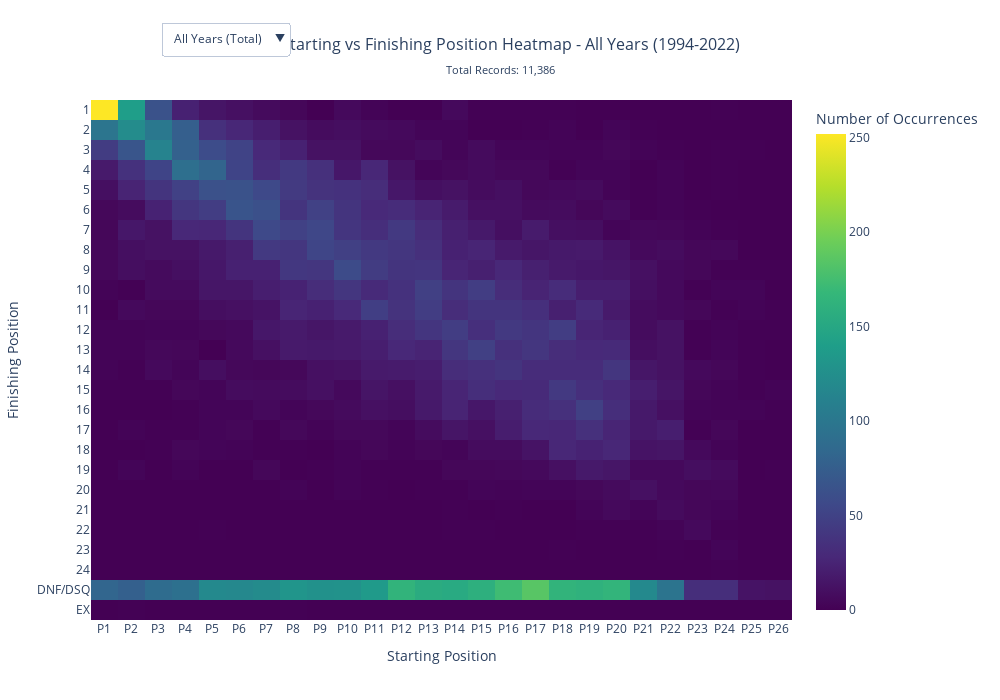

Notebook code cell kept with this figure:
### Markdown cell above
# Persp 1

### Code cell
# Cell 1: Install and Import Required Packages
import pandas as pd
import numpy as np
import plotly.graph_objects as go
from plotly.subplots import make_subplots

# Cell 2: Load and Prepare Data
def load_f1_data():
    """Load and prepare the F1 data"""
    df = pd.read_csv('merged_f1_data_1994_2022.csv')
    df['FinPos'] = df['FinPos'].astype(str)
    return df

# Load the data
df = load_f1_data()

# Cell 3: Data Preparation Functions
def create_heatmap_data(df, selected_year=None):
    """Create heatmap data for starting vs finishing positions"""
    
    if selected_year and selected_year != 'Total':
        df_filtered = df[df['Year'] == selected_year].copy()
        title_suffix = f" - {selected_year}"
    else:
        df_filtered = df.copy()
        title_suffix = " - All Years (1994-2022)"
    
    # Group NC, DNF, DSQ, and DQ with DNF/DSQ for display purposes
    df_filtered = df_filtered.copy()
    df_filtered['FinPos_Display'] = df_filtered['FinPos'].replace({
        'NC': 'DNF/DSQ',
        'DNF': 'DNF/DSQ', 
        'DSQ': 'DNF/DSQ',
        'DQ': 'DNF/DSQ'
    })
    
    # Get the range of starting positions (limit to reasonable range)
    max_start_pos = min(df_filtered['Pos'].max(), 26)  # F1 grid is max 26 cars
    
    # Create categories for finishing positions
    numeric_positions = []
    non_numeric_positions = []
    
    for pos in df_filtered['FinPos_Display'].unique():
        try:
            num_pos = int(float(pos))
            if 1 <= num_pos <= 30:  # Reasonable range for F1
                numeric_positions.append(num_pos)
        except (ValueError, TypeError):
            if pos != 'nan':  # Skip NaN values
                non_numeric_positions.append(pos)
    
    # Sort numeric positions
    numeric_positions = sorted(set(numeric_positions))
    
    # Define non-finisher categories with DNF/DSQ combined
    priority_codes = ['DNF/DSQ']
    other_dnf_codes = ['DNS', 'EX', 'WD']
    
    # Create ordered list of non-finisher codes
    present_priority_codes = [code for code in priority_codes if code in non_numeric_positions]
    present_other_codes = [code for code in other_dnf_codes if code in non_numeric_positions]
    remaining_codes = [code for code in non_numeric_positions 
                      if code not in priority_codes and code not in other_dnf_codes]
    
    # Create the full list of finish position categories
    finish_categories = numeric_positions + present_priority_codes + present_other_codes + sorted(remaining_codes)
    start_categories = list(range(1, max_start_pos + 1))
    
    # Create the heatmap matrix
    heatmap_data = np.zeros((len(finish_categories), len(start_categories)))
    
    # Fill the heatmap matrix
    for _, row in df_filtered.iterrows():
        start_pos = row['Pos']
        finish_pos = row['FinPos_Display']  # Use the modified display position
        
        if start_pos in start_categories:
            start_idx = start_categories.index(start_pos)
            
            # Handle finish position
            try:
                finish_pos_int = int(float(finish_pos))
                if finish_pos_int in finish_categories:
                    finish_idx = finish_categories.index(finish_pos_int)
                    heatmap_data[finish_idx, start_idx] += 1
            except (ValueError, TypeError):
                if finish_pos in finish_categories:
                    finish_idx = finish_categories.index(finish_pos)
                    heatmap_data[finish_idx, start_idx] += 1
    
    return heatmap_data, start_categories, finish_categories, title_suffix, len(df_filtered)

# Cell 4: Create Interactive Plotly Heatmap with Built-in Dropdown
def create_interactive_plotly_heatmap(df):
    """Create an interactive heatmap with Plotly's built-in dropdown (works in HTML)"""
    
    # Get all available years
    years = sorted(df['Year'].unique())
    all_years = ['Total'] + years
    
    # Create figure
    fig = go.Figure()
    
    # Create heatmaps for all years and individual years
    for i, year in enumerate(all_years):
        year_value = None if year == 'Total' else year
        heatmap_data, start_categories, finish_categories, title_suffix, total_records = create_heatmap_data(df, year_value)
        
        # Create hover text with percentages
        hover_text = []
        for row_idx in range(len(finish_categories)):
            hover_row = []
            for col_idx in range(len(start_categories)):
                count = int(heatmap_data[row_idx, col_idx])
                percentage = (count / total_records * 100) if total_records > 0 else 0
                hover_row.append(f'Starting: P{start_categories[col_idx]}<br>Finishing: {finish_categories[row_idx]}<br>Count: {count}<br>Percentage: {percentage:.1f}%')
            hover_text.append(hover_row)
        
        # Add heatmap trace
        fig.add_trace(
            go.Heatmap(
                z=heatmap_data,
                x=[f"P{pos}" for pos in start_categories],
                y=[str(pos) for pos in finish_categories],
                colorscale='Viridis',
                hoverongaps=False,
                hovertemplate='%{customdata}<extra></extra>',
                customdata=hover_text,
                colorbar=dict(title="Number of Occurrences"),
                visible=(i == 0),  # Only show the first trace initially
                name=f"{year}" if year != 'Total' else "All Years"
            )
        )
    
    # Create dropdown buttons
    dropdown_buttons = []
    for i, year in enumerate(all_years):
        # Create visibility list (all False except current)
        visibility = [False] * len(all_years)
        visibility[i] = True
        
        year_value = None if year == 'Total' else year
        _, _, _, title_suffix, total_records = create_heatmap_data(df, year_value)
        
        dropdown_buttons.append(
            dict(
                label=f"{year}" if year != 'Total' else "All Years (Total)",
                method="update",
                args=[
                    {"visible": visibility},
                    {"title": f"F1 Starting vs Finishing Position Heatmap{title_suffix}<br><sub>Total Records: {total_records:,}</sub>"}
                ]
            )
        )
    
    # Update layout with full-width dropdown and proper sizing
    fig.update_layout(
        title={
            'text': 'F1 Starting vs Finishing Position Heatmap - All Years (1994-2022)<br><sub>Total Records: {:,}</sub>'.format(len(df)),
            'x': 0.5,
            'xanchor': 'center',
            'font': {'size': 18}
        },
        xaxis_title='Starting Position',
        yaxis_title='Finishing Position',
        xaxis=dict(
            side='bottom',
            showgrid=True,
            gridwidth=1,
            gridcolor='rgba(255,255,255,0.2)'
        ),
        yaxis=dict(
            autorange='reversed',  # Reverse y-axis so P1 is at top
            showgrid=True,
            gridwidth=1,
            gridcolor='rgba(255,255,255,0.2)'
        ),
        width=1200,  # Increased width
        height=800,  # Increased height
        font=dict(size=12),
        margin=dict(l=80, r=80, t=120, b=80),  # Better margins
        updatemenus=[
            dict(
                buttons=dropdown_buttons,
                direction="down",
                showactive=True,
                x=0.5,  # Center the dropdown
                xanchor="center",
                y=1.02,  # Position above the plot
                yanchor="bottom",
                bgcolor="rgba(255,255,255,0.9)",
                bordercolor="rgba(0,0,0,0.2)",
                borderwidth=1,
                font=dict(size=12),
                # Make dropdown wider and add scrolling capability
                type="dropdown",
                active=0,
                # Custom styling for full-width appearance
                pad={"r": 10, "t": 10, "b": 10, "l": 10},
            ),
        ],
        # Add scrolling capability and responsive design
        autosize=True,
        # Ensure the plot fills the container
        plot_bgcolor='rgba(0,0,0,0)',
        paper_bgcolor='rgba(0,0,0,0)'
    )
    
    # Configure the layout to be fully responsive
    fig.update_layout(
        # Make the plot responsive and full-width
        autosize=True,
        margin=dict(l=60, r=60, t=100, b=60),
    )
    
    return fig

# Cell 5: Display the Interactive Heatmap with Custom Configuration
# This works in both Jupyter notebooks and HTML exports

# Create the figure
fig = create_interactive_plotly_heatmap(df)

# Configure the figure for optimal display
config = {
    'displayModeBar': True,
    'displaylogo': False,
    'modeBarButtonsToRemove': ['pan2d', 'lasso2d', 'select2d'],
    'toImageButtonOptions': {
        'format': 'png',
        'filename': 'f1_heatmap',
        'height': 800,
        'width': 1200,
        'scale': 2
    },
    'scrollZoom': True,
    'responsive': True
}

# Show the figure with custom configuration
fig.show(config=config)

# Alternative: For HTML export, you can also save as a standalone HTML file
# fig.write_html("f1_heatmap_interactive.html", config=config, include_plotlyjs=True)

# Cell 6: Alternative - Create Individual Static Heatmaps for Each Year
def create_all_year_heatmaps(df, save_html=False):
    """Create separate heatmaps for each year (useful for HTML export)"""
    
    years = ['Total'] + sorted(df['Year'].unique())
    
    for year in years:
        year_value = None if year == 'Total' else year
        heatmap_data, start_categories, finish_categories, title_suffix, total_records = create_heatmap_data(df, year_value)
        
        # Create hover text
        hover_text = []
        for row_idx in range(len(finish_categories)):
            hover_row = []
            for col_idx in range(len(start_categories)):
                count = int(heatmap_data[row_idx, col_idx])
                percentage = (count / total_records * 100) if total_records > 0 else 0
                hover_row.append(f'Starting: P{start_categories[col_idx]}<br>Finishing: {finish_categories[row_idx]}<br>Count: {count}<br>Percentage: {percentage:.1f}%')
            hover_text.append(hover_row)
        
        # Create individual figure
        fig = go.Figure(data=go.Heatmap(
            z=heatmap_data,
            x=[f"P{pos}" for pos in start_categories],
            y=[str(pos) for pos in finish_categories],
            colorscale='Viridis',
            hoverongaps=False,
            hovertemplate='%{customdata}<extra></extra>',
            customdata=hover_text,
            colorbar=dict(title="Number of Occurrences")
        ))
        
        fig.update_layout(
            title={
                'text': f'F1 Starting vs Finishing Position Heatmap{title_suffix}<br><sub>Total Records: {total_records:,}</sub>',
                'x': 0.5,
                'xanchor': 'center',
                'font': {'size': 16}
            },
            xaxis_title='Starting Position',
            yaxis_title='Finishing Position',
            xaxis=dict(side='bottom'),
            yaxis=dict(autorange='reversed'),
            width=1000,
            height=700,
            font=dict(size=12)
        )
        
        if save_html:
            filename = f"f1_heatmap_{year if year != 'Total' else 'all_years'}.html"
            fig.write_html(filename)
        
        fig.show()
